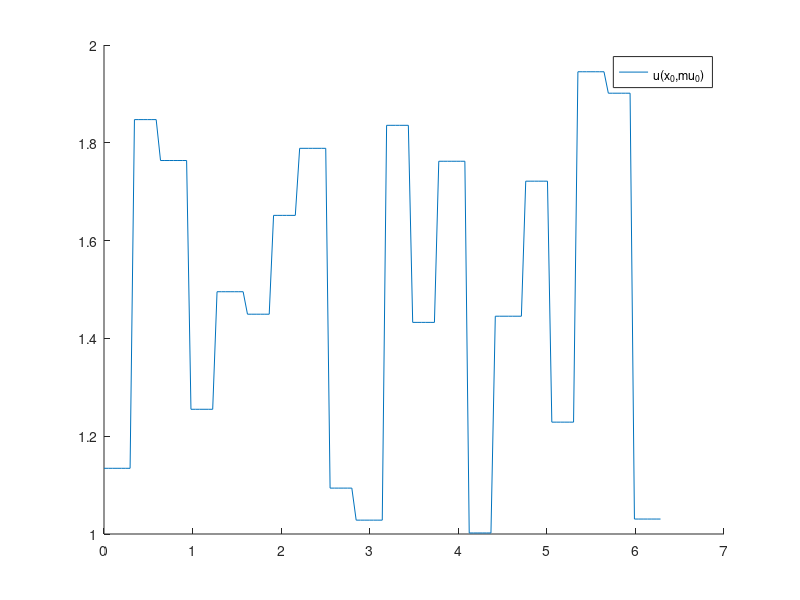
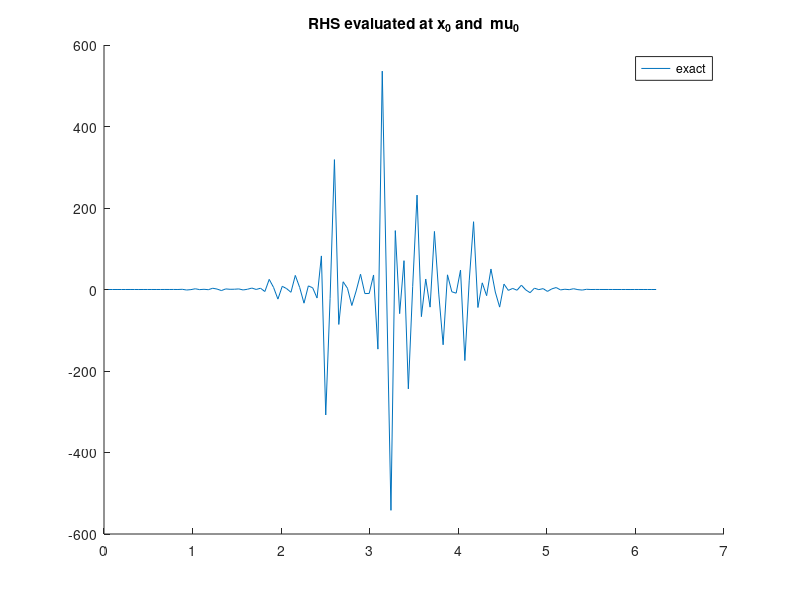
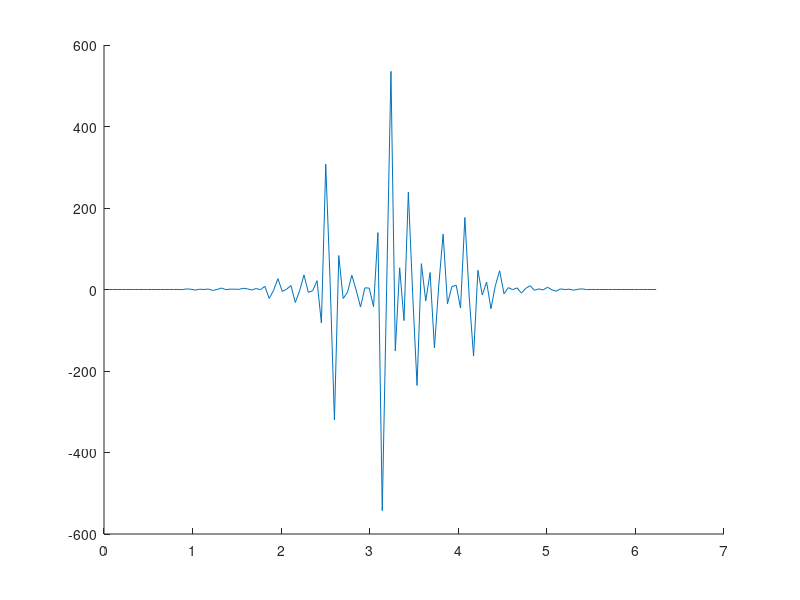

Write the MATLAB code that produced these figures, in order. (Note: this script raises an error after producing the figures.)
clear all;
close all;

rng(1); % for reproducibility

addpath('source/');

N = 128;
% N = 16;
% N = 6;

    % monolithic = false
    monolithic = true


%% 1D heat equation with piecewise-constant conductivity as in https://epubs.siam.org/doi/epdf/10.1137/21M1452810, or rather https://arxiv.org/pdf/2502.10888


% Omega = [-1 1];
Omega = [0 2*pi];
xis = linspace(Omega(1),Omega(2),N+1)';
xis_in = xis(2:end-1);
dx = (Omega(2)-Omega(1))/N;

% d = 3; % dimension  of mu
d = 20;
mu0 = rand(d,1) + 1; % each entry between 1 and 2
inds = ceil(eps+d*(xis'-Omega(1))/(Omega(2)-Omega(1)));
nuplus  = @(mu) mu(inds(2:end));
numinus = @(mu) mu(inds(1:end-1));
nu = @(x,mu) mu(ceil(eps+d*(xis'-Omega(1))/(Omega(2)-Omega(1)))); % x argument for compatibility
% nu = @(x,mu) mu(floor(eps+d*(xis'-Omega(1))/(Omega(2)-Omega(1)))); % x argument for compatibility
% x0 = -666*ones(size(xis));

% % k0 = @(xis,mu) exp(-(xis-mu).^2);
% % syms k0(xis_,mu);
% syms xis_ mu_;
% k0_(xis_,mu_) = exp(-.5*(xis_-mu_).^2);
% k0 = matlabFunction(k0_);
% nu = @(x,mu) k0(xis,mu).*x; % thermal conductivity 
% 
% x0 = -sin(pi/2*xis) + 1; % -> make intial condition satisfy BC
% x0 = -sin(pi/2*xis_in) + 1; % -> make intial condition satisfy BC
% % x0 = ones(size(xis)) ; % -> make intial condition satisfy BC
% mu0 = .3;
x0 = exp(-(xis_in-pi).^2).*sin(xis_in/2);

figure
hold on
% plot(xis,x0, "DisplayName","x_0")
% plot(xis,k0(xis,mu0), "DisplayName","k_0(\mu_0)")
plot(xis,nu([],mu0), "DisplayName","\nu(x_0,\mu_0)")
% plot(xis,numinus(mu0), "DisplayName","\nu(x_0,\mu_0)")
% plot(xis,nuplus(mu0), "DisplayName","\nu(x_0,\mu_0)")
% plot(xis,nu(mu0), "DisplayName","\nu(\mu_0)")
legend('show')

%%
dt = 1e-4;
% dt = 0.008;
% dt = 0.001;
% t_end = 1;
% t_end = 100*dt;
t_end = 0.8;
% t_end = 10*dt;
nt = t_end/dt;

% is = [2];
is = [1];
I = speye(N);

%% finite elements discretization with homogeneous Dirichlet boundary conditions
%% --> due to Dirichlet BC only N-1 DoFs
N1 = N-1;
% xis1 = linspace(Omega(1),Omega(2),N)';
% dx = (Omega(2)-Omega(1))/N;

% damping matrix
C = 1/6*dx*spdiags([ones(N,1) 4*ones(N,1) ones(N,1)],[-1 0 1],N1,N1);
% stiffness matrix
% B = 1/dx*spdiags([-ones(N,1) 2*ones(N,1) ones(N,1)],[-1 0 1],N,N);
B = @(mu) -1/dx*spdiags([-numinus(mu) numinus(mu)+nuplus(mu) -nuplus(mu)],[-1 0 1],N1,N1);

% F1_exact = @(x,mu) C\B*(nu([],mu).*x);
F1_exact = @(x,mu) C\(B(mu)*x);

% D = spdiags([-ones(N,1) ones(N,1)], [-1 1],N,N); % first-order central finite difference
% D(1,1) = -1; D(end,end) = 1; % homogeneous Neumann BC
% D = D/(2*dx);
% D1 = D;

% F1 = @(x,theta) 0;
% F1_exact = @(x) D1*(nu(x,k0(mu)).*(D1*x));

% F2_exact = @(x1,x2,mu) D1*(nu(x1,mu).*(D1*x2));
% F2X_exact = @(X,mu) F2_exact(X(:,1),X(:,2),mu); % enable storing variables in one matrix

% Q: are boundary conditions in D1 correct like this?

% definition for k0 approximations
% F2_k = @(x1,x2,k,mu) D1*((k(xis,mu).*x1).*(D1*x2));
% F2_k = @(x1,x2,k) D1*((k.*x1).*(D1*x2));
% F2X_k = @(X,k) F2_k(X(1,:),X(2,:),k,mu0);

% % s_max = N;
% s_max = 18;
% % s_max = 6;
% % s_max = 1;
% % s_max = 1;
% % s_max = 30;
% % s_max = 21;
% mus = linspace(-1,1,s_max);
% mus = flip(mus)
% % mus = mu0

s_max = d;
mus = ones(d,d) + eye(d);

%% 1) simple setting: fixed mu
% F2 = @(x1,x2,theta) F2_exact(x1,x2,mu0);
% F2X = @(X,theta) F2(X(:,1),X(:,2),theta);  % enable storing variables in one matrix
% f = @(x,u,mu) F2(x,x);
% 
% mus = mu0;
% s= 1;
% qH = 1;
% Theta_H = 1;
% Thetas{1} = Theta_H;

%% 2) general setting: arbitrary qH

% k1_ = diff(k0_,xis_);
% % k1 = matlabFunction(k1_);
% k1 = eval(k1_(xis,mu0));

qH = s_max;
s = qH;
% mus = (0:s-1)+mu0;
% mus = linspace(-1,1,s);
% % % theta_H = @(mu) (mu'-mu0).^(0:s-1);
theta_H = @(mu) mu';

Theta_H = theta_H(mus(1:s));
Thetas{1} = Theta_H;

% F2 = @(x1,x2,theta) sum(theta'.*[F2_k(x1,x2,k0(xis,mu0)) F2_k(x1,x2,k1)],2);
% [F2,kps,k_sum] = F2_taylor_approx(k0_,mu_,qH,F2_k,xis,mu0);
% F2 = F2_exact;
% F2X = @(X,theta) F2(X(:,1),X(:,2),theta); % enable storing variables in one matrix

%% some plots 
figure
hold on
plot(xis_in,F1_exact(x0,mu0), "DisplayName","exact")
% plot(xis,F2_exact(x0,x0,mu0), "DisplayName","exact")
% plot(xis,F2X([x0,x0],theta_H(mu0)),'--',"DisplayName","Taylor approx "+qH)
title("RHS evaluated at x_0 and  \mu_0")
legend("show")

% mu1 = -1;
mu1 = 2 - mu0 + 1; 
% mu1 = -mu0;
figure
hold on
% plot(xis,F2_exact(x0,x0,mu1), "DisplayName","exact")
plot(xis_in,F1_exact(x0,mu1), "DisplayName","exact")
% plot(xis,F2X([x0,x0],theta_H(mu1)),'--',"DisplayName","Taylor approx "+qH)
title("RHS evaluated at x_0 and \mu="+ num2str(mu1))
legend("show")

%%

% f = @(x,u,mu) F2(x,x,theta_H(mu)); % previously used

% f = @(x,u,mu) F2_exact(x,x,mu);
f = @(x,u,mu) F1_exact(x,mu);
% F2_exact = @(x1,x2,mu) D1*(nu(x1,mu).*(D1*x2));


%%

Nu = 0; % input signal dimension

%% generate ROM basis construction data
% s_b = 5;
% s_b = d;


% X0s = 10*[-sin(pi/2*xs)' sin(3*pi/2*xs)']; % -> make intial condition satisfy BC
% x0 = -sin(pi/2*xis); % -> make intial condition satisfy BC
% mus_b = mus; % so far used
% mus_b = linspace(-1,1,s_b);
% mus_b = mus;
mus_b = rand(d,5) + 1; % each entry between 1 and 2
s_b = 5;

X_b = zeros(N1,nt+1,s_b);
U_b = zeros(Nu,nt+1,s_b); 

for k = 1:s_b
    mu = mus_b(:,k);
    X_b(:,:,k) = simulate(x0,dt,nt,@(x) single_step(x,0,dt,f,mu));
end

%% construct ROM basis via POD
[V,S,~] = svd(X_b(:,:),'econ');
n = 30;
% n = 6;
% n = 16;
% n = N1;
% n = N;
% n = s_max;
% fac = 12;
% fac = 1;
% n = fac*s_max;

Vn = V(:,1:n);
% Vn = eye(n);

%% singular value decay
figure
semilogy(diag(S)/S(1,1))
title("singular value decay")

%% state plots
k = 1;
figure
plot(xis_in,X_b(:,1,k))
hold on
plot(xis_in,X_b(:,2,k))
plot(xis_in,X_b(:,3,k))
plot(xis_in,X_b(:,5,k))
plot(xis_in,X_b(:,10,k))
plot(xis_in,X_b(:,50,k))
plot(xis_in,X_b(:,100,k))
plot(xis_in,X_b(:,end,k))

%% plot end states
figure
hold on
for k = 1:s_b
    plot(xis_in,X_b(:,end,k))
end


%% opinf on ROM basis snapshot data
% tX_b = Vn'*X_b;
tX_b = pagemtimes(Vn',X_b);
tX_b1 = tX_b(:,1:end-1,:);
tX_b2 = tX_b(:,2:end,:);
dot_tX_b = (tX_b2-tX_b1)/dt;

[O,A_inds,B_inds,condD] = p_opinf(dot_tX_b,tX_b1,[],is,Thetas,true);
sota.O = O;
sota.condsD = condD;

%% construct intrusive operators
qA = d;
tA1s = precompute_rom_operator_param(F1_exact,Vn,1,qA);
% 
intr.O = tA1s(:,:);
intr.Os = tA1s;

Omu0 = precompute_rom_operator(@(X) F1_exact(X,mu0),Vn,1);
Omu1 = precompute_rom_operator(@(X) F1_exact(X,mu1),Vn,1);

tA2s = tA1s; % botch to avoid chaning all names

% Jn2 = power2kron(n,2);
% tA2 = precompute_rom_operator(F2X,Vn,2)*Jn2;

% tA2s = precompute_rom_operator_param(@(X,theta) F2X(X),Vn,2,qH);
% tA2s = precompute_rom_operator_param(@(X,theta) F2X(X,theta),Vn,2,qH);
% % tA2s = precompute_rom_operator_param(@(X,theta) F2X(X,theta),Vn,2,s_max);
% 
% intr.O = tA2s(:,:);
% intr.Os = tA2s;
% 
% Jn2 = power2kron(n,2);
% Omu0 = precompute_rom_operator(@(X) F2X_exact(X,mu0),Vn,2)*Jn2;
% Omu1 = precompute_rom_operator(@(X) F2X_exact(X,mu1),Vn,2)*Jn2;

% tA2_2= Vn'*C*kron(Vn,Vn)*Jn2;
% norm(tA2-tA2_2)

%% generate rank-sufficient snapshot data
tX0_pure = rank_suff_basis(n,is);
U0_pure = [];
XU = blkdiag(U0_pure,tX0_pure);
tX0 = XU(Nu+1:end,:);
U0 = XU(1:Nu,:);

% tX0 = rank_suff_basis(n,is);
% U0 = [];

nf = size(tX0,2);
tX1 = zeros(n,nf,s_max);

% compute time step estimate (3.10)
dt1 = dt_estimate(X_b(:,:,1),U_b(:,:,1),Vn(:,1),dt,is); % internally computes derivatives, so we cannot concatenate trajectories

for k =1:s_max
    mu = mus(:,k);
    for i = 1:nf
        tX1(:,i,k) = Vn'*single_step(Vn*tX0(:,i),U0(:,i),dt1,f,mu);
    end
end

dot_tX = (tX1-tX0)/dt1;

%%
ns = 1:n;
ss = 1:s_max;
% ns = fac*(1:s_max);
% ns = n;
nn = numel(ns);

B_errors = zeros(nn,1);
A1_errors = zeros(nn,1);
% A2_errors = zeros(nn,1);

deco.O_errors = zeros(nn,1);
deco.condsD = zeros(nn,s);

mono.O_errors = zeros(nn,1);
mono.condsD = zeros(nn,1);

deco.Omu0errors = zeros(nn,1);
deco.Omu1errors = zeros(nn,1);

mono.Omu0errors = zeros(nn,1);
mono.Omu1errors = zeros(nn,1);

%% compute ROM state error
Xmu0_FOM = simulate(x0,dt,nt,@(x) single_step(x,0,dt,f,mu0));
Xmu1_FOM = simulate(x0,dt,nt,@(x) single_step(x,0,dt,f,mu1));

deco.ROMerror_mu0 = zeros(nn,1);
deco.ROMerror_mu1 = zeros(nn,1);

mono.ROMerror_mu0 = zeros(nn,1);
mono.ROMerror_mu1 = zeros(nn,1);

% figure(7)
% hold on
% figure(8)
% hold on
%%

n_is__ = n_is(n,is);

for j = 1:nn
    n_ = ns(j);
    % n_ = 4;
    % n_ = s_max; % botch
    %% NEW: changing s
    % s = n_;
    % s = 1;
    s = qH;
    % s = ns(j); % botch
    % s = ss(j); % botch
    % theta_H = @(mu) (mu'-mu0).^(0:s-1);
    theta_H = @(mu) mu';

    Theta_H = theta_H(mus(:,1:s));
    Thetas{1} = Theta_H;
    %%
    n_is_ = n_is(n_,is);
    nf_ = sum(n_is_)+Nu;

    % ks = [1:Nu+n_is_(1), Nu+n_is__(1)+1:Nu+n_is__(1)+n_is_(2)];
    ks = [1:Nu+n_is_(1)];

    tX0_ = tX0(1:n_,ks);
    dot_tX_ = dot_tX(1:n_,ks,1:s);
    U0_ = U0(:,ks);

    hA2s_ = zeros(n_,n_is_,s);
    tA2s_ = zeros(n_,n_is_,s);

    %% monolithic construction
    if monolithic
        tX = repmat(full(tX0_),1,1,s);
        [O,A_inds,B_inds,condD] = p_opinf(dot_tX_,tX,U0_,is,Thetas,true);
        mono.O = O;
        mono.condsD(j) = condD;
    end

    for k =1:s
        dot_tX_ = dot_tX(1:n_,ks,k);

        [O,A_inds,B_inds,condD] = opinf(dot_tX_,tX0_,U0_,is,true);
        % hA1_ = O(:,A_inds(1,1):A_inds(1,2));
        hA2_ = O(:,A_inds(1,1):A_inds(1,2));
        % hA2_ = O(:,A_inds(2,1):A_inds(2,2));
        hB_ = O(:,B_inds(1,1):B_inds(1,2));

        % tB_ = tB(1:n_,:);
        % tA1_ = tA1s(1:n_,1:n_is_(1),k);
        tA2_ = tA2s(1:n_,1:n_is_(1),k);
        % tA2_ = tA2(1:n_,1:n_is_(2));

        % tO_ = [tA1_ tA2_];
        tO_ = [tA2_];
        % O_errors(j,k) = norm(O-tO_,"fro")/norm(tO_,"fro");

        deco.condsD(j,k) = condD;

        hA2s_(:,:,k) = hA2_;
        tA2s_(:,:,k) = tA2_;
    end

    % deco.O = hA2s_(:,:)*kron(inv(Theta_H),eye(n_is_))';
    deco.O = hA2s_(:,:)/kron((Theta_H),eye(n_is_))';
    % O_errors(j) = norm(tA1s_(:,:)-hA1s_,"fro")/norm(tO_,"fro");
    deco.O_errors(j) = norm(tA2s_(:,:)-deco.O,"fro")/norm(tA2s_(:,:), "fro");
    if monolithic
        mono.O_errors(j) = norm(tA2s_(:,:)-mono.O,"fro")/norm(tA2s_(:,:), "fro");
    end

    deco.Os = reshape(deco.O,[n_, n_is_(1), s]);
    
    Omu1_ = Omu1(1:n_,1:n_is_(1));
    deco.Omu1errors(j) = norm(affine_op(deco.Os,theta_H(mu1))-Omu1_,"fro")/norm(Omu1,"fro");
    Omu0_ = Omu0(1:n_,1:n_is_(1));
    deco.Omu0errors(j) = norm(affine_op(deco.Os,theta_H(mu0))-Omu0_,"fro")/norm(Omu0,"fro");
    if monolithic
        mono.Os = reshape(mono.O,[n_, n_is_(1), s]);
        mono.Omu1errors(j) = norm(affine_op(mono.Os,theta_H(mu1))-Omu1_,"fro")/norm(Omu1,"fro");
        mono.Omu0errors(j) = norm(affine_op(mono.Os,theta_H(mu0))-Omu0_,"fro")/norm(Omu0,"fro");
    end

    %% compute ROM state error
    % Xmu0_FOM = simulate(x0,dt,nt,@(x) single_step(x,0,dt,f,mu0));
    % Xmu1_FOM = simulate(x0,dt,nt,@(x) single_step(x,0,dt,f,mu0));

    % In_2 = kron2power(n_,2);
    % ROMmu0_step = @(x) x+ dt*Omu0_*In_2*kron(x,x);
    deco.Omu0_ = affine_op(deco.Os,theta_H(mu0));
    % deco.ROMmu0_step = @(x) x+ dt*deco.Omu0_*In_2*kron(x,x);
    deco.ROMmu0_step = @(x) x+ dt*deco.Omu0_*x; % linear
    % ROMmu1_step = @(x) x+ dt*Omu1_*In_2*kron(x,x);
    deco.Omu1_ = affine_op(deco.Os,theta_H(mu1));
    % deco.ROMmu1_step = @(x) x+ dt*deco.Omu1_*In_2*kron(x,x);
    deco.ROMmu1_step = @(x) x+ dt*deco.Omu1_*x; % linear

    Vn_ = Vn(:,1:n_);
    deco.Xmu0 = simulate(Vn_'*x0,dt,nt,deco.ROMmu0_step);
    deco.Xmu1 = simulate(Vn_'*x0,dt,nt,deco.ROMmu1_step);

    deco.ROMerror_mu0(j) = sum(vecwise_2norm(Xmu0_FOM - Vn_*deco.Xmu0))/sum(vecwise_2norm(Xmu0_FOM));
    deco.ROMerror_mu1(j) = sum(vecwise_2norm(Xmu1_FOM - Vn_*deco.Xmu1))/sum(vecwise_2norm(Xmu1_FOM));
     
    if monolithic
        % ROMmu0_step = @(x) x+ dt*Omu0_*In_2*kron(x,x);
        mono.Omu0_ = affine_op(mono.Os,theta_H(mu0));
        % mono.ROMmu0_step = @(x) x+ dt*mono.Omu0_*In_2*kron(x,x);
        mono.ROMmu0_step = @(x) x+ dt*mono.Omu0_*x; % linear
        % ROMmu1_step = @(x) x+ dt*Omu1_*In_2*kron(x,x);
        mono.Omu1_ = affine_op(mono.Os,theta_H(mu1));
        % mono.ROMmu1_step = @(x) x+ dt*mono.Omu1_*In_2*kron(x,x);
        mono.ROMmu1_step = @(x) x+ dt*mono.Omu1_*x;

        Vn_ = Vn(:,1:n_);
        mono.Xmu0 = simulate(Vn_'*x0,dt,nt,mono.ROMmu0_step);
        mono.Xmu1 = simulate(Vn_'*x0,dt,nt,mono.ROMmu1_step);

        mono.ROMerror_mu0(j) = sum(vecwise_2norm(Xmu0_FOM - Vn_*mono.Xmu0))/sum(vecwise_2norm(Xmu0_FOM));
        mono.ROMerror_mu1(j) = sum(vecwise_2norm(Xmu1_FOM - Vn_*mono.Xmu1))/sum(vecwise_2norm(Xmu1_FOM));
    end

    % ts = 0:dt:t_end;
    % figure(7)
    % semilogy(ts,ROMerror_mu0,'DisplayName',"n=" +num2str(n_))
    % figure(8)
    % semilogy(ts,ROMerror_mu1,'DisplayName',"n=" +num2str(n_))
end

% figure(7)
% ylabel("ROM state error")
% xlabel("time")
% set(gca, 'YScale', 'log')
% grid on
% legend("show")
% title("\mu_0")
% 
% figure(8)
% ylabel("ROM state error")
% xlabel("time")
% set(gca, 'YScale', 'log')
% grid on
% legend("show")
% title("\mu_1")

figure
hold on
semilogy(ns,sum(deco.O_errors,2)/qH,'x-', 'LineWidth', 2,'DisplayName',"decoupled")
if monolithic
    semilogy(ns,sum(mono.O_errors,2)/qH,'+--', 'LineWidth', 2,'DisplayName',"monolithic")
end
ylabel("operator error")
xlabel("ROM dimension")
set(gca, 'YScale', 'log')
grid on
legend("show","Location","southeast")
% title("compares against Taylor approximation!")
box on
savefig("figures_piecewise/operator_errors.fig")
exportgraphics(gcf,"figures_piecewise/operator_errors.pdf")


figure
hold on
if monolithic
    semilogy(ns,mono.condsD,'x-', 'LineWidth', 2,'DisplayName',"monolithic")
end
semilogy(ns,sum(deco.condsD,2)/s,'x-', 'LineWidth', 2,'DisplayName',"decoupled")
% semilogy(n,sota.condsD, 'x-', 'LineWidth', 2,'DisplayName',"state of the art")
ylabel("condition number")
xlabel("ROM dimension")
set(gca, 'YScale', 'log')
grid on
legend("show","Location","east")
ylim([.8 30])
box on
savefig("figures_piecewise/condition_numbers.fig")
exportgraphics(gcf,"figures_piecewise/condition_numbers.pdf")


figure
hold on
semilogy(ns,deco.Omu0errors,'x-','DisplayName',"\mu_0 decoupled")
semilogy(ns,deco.Omu1errors,'x-','DisplayName',"\mu_1 decoupled")
if monolithic
    semilogy(ns,mono.Omu0errors,'+--','DisplayName',"\mu_0 monolithic")
    semilogy(ns,mono.Omu1errors,'+--','DisplayName',"\mu_1 monolithic")
end
ylabel("operator error")
xlabel("ROM dimension")
set(gca, 'YScale', 'log')
grid on
legend("show","Location","southeast")
% title("compares against exact Gaussian!")
box on
set(gcf,'Position',[100 100 500 500])

savefig("figures_piecewise/operator_errors_evaluated.fig")
exportgraphics(gcf,"figures_piecewise/operator_errors_evaluated.pdf")

figure
hold on
semilogy(ns,deco.ROMerror_mu0,'x-','DisplayName',"\mu_0 decoupled")
semilogy(ns,deco.ROMerror_mu1,'x-','DisplayName',"\mu_1 decoupled")
if monolithic
    semilogy(ns,mono.ROMerror_mu0,'+--','DisplayName',"\mu_0 monolithic")
    semilogy(ns,mono.ROMerror_mu1,'+--','DisplayName',"\mu_1 monolithic")
end
semilogy(ns,intr.ROMerror_mu0,'o','DisplayName',"\mu_0 intrusive")
semilogy(ns,intr.ROMerror_mu1,'o','DisplayName',"\mu_1 intrusive")

ylabel("average ROM state error")
xlabel("increasing dimension")
set(gca, 'YScale', 'log')
grid on
legend("show")
% title("ROM dim and Taylor dim increasing")
% title("ROM dim increasing, Taylor dim = "+num2str(s))
% title("ROM dim =" + num2str(n_) + ", Taylor dim increasing")
box on
set(gcf,'Position',[100 100 500 500])

savefig("figures_piecewise/rom_state_errors.fig")
exportgraphics(gcf,"figures_piecewise/rom_state_errors.pdf")


%% visualize singular values
% figure; semilogy(diag(S),'o-')
% hold on

% save("data/data_burgers","O_errors","condsD");


%% FOM solver running for one time step
function x_1 = single_step(x_0,u_0,dt,f,mu)
    x_1 = x_0 + dt*f(x_0,u_0,mu);
end
